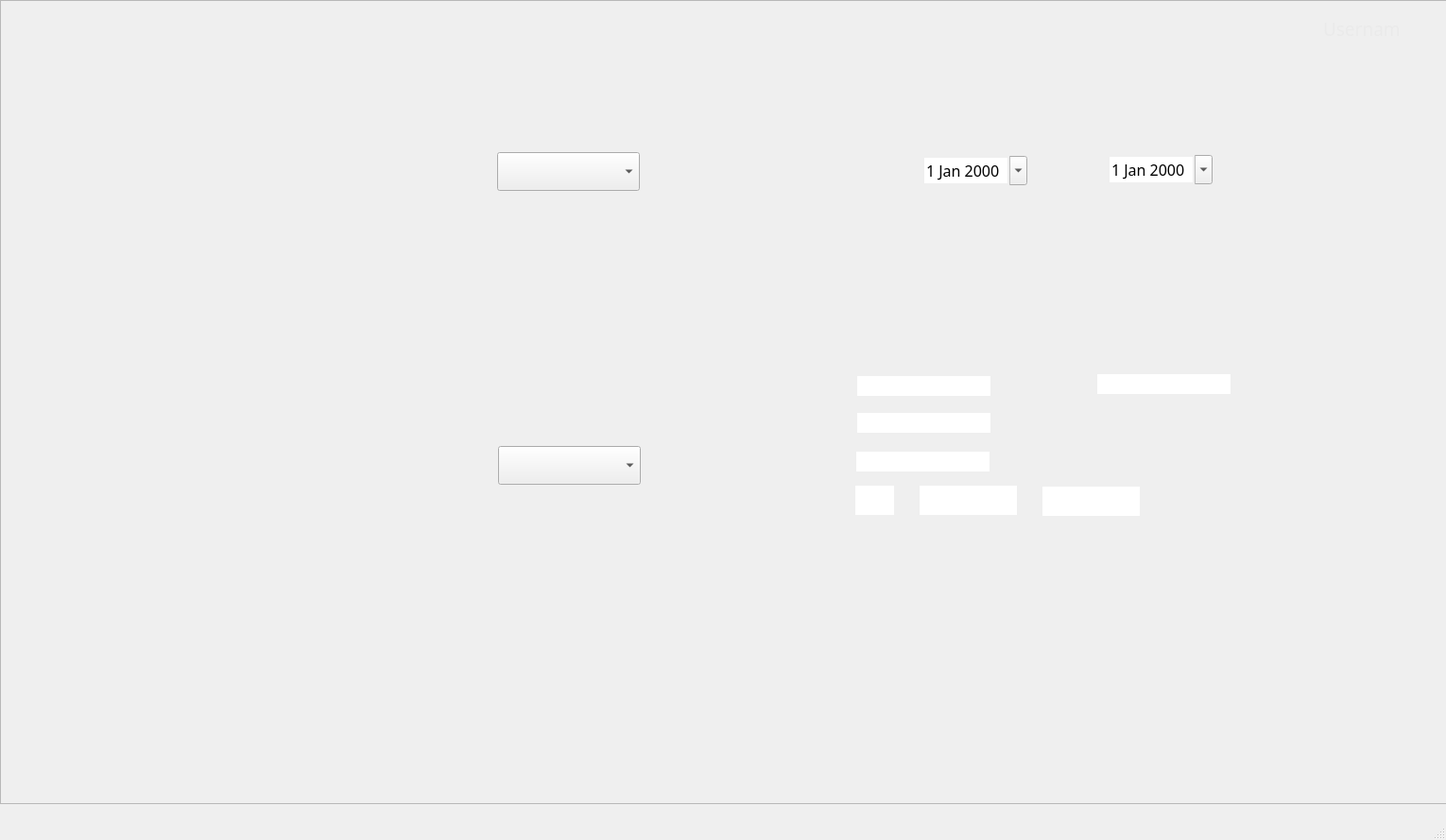
<?xml version="1.0" encoding="UTF-8"?>
<ui version="4.0">
 <class>AuditLogs</class>
 <widget class="QMainWindow" name="AuditLogs">
  <property name="geometry">
   <rect>
    <x>0</x>
    <y>0</y>
    <width>1530</width>
    <height>889</height>
   </rect>
  </property>
  <property name="windowTitle">
   <string>AuditLogs</string>
  </property>
  <widget class="QWidget" name="centralwidget">
   <widget class="QFrame" name="frame">
    <property name="geometry">
     <rect>
      <x>0</x>
      <y>0</y>
      <width>1531</width>
      <height>851</height>
     </rect>
    </property>
    <property name="frameShape">
     <enum>QFrame::StyledPanel</enum>
    </property>
    <property name="frameShadow">
     <enum>QFrame::Raised</enum>
    </property>
    <widget class="QLabel" name="BackgroundLabel">
     <property name="geometry">
      <rect>
       <x>0</x>
       <y>0</y>
       <width>1531</width>
       <height>851</height>
      </rect>
     </property>
     <property name="text">
      <string/>
     </property>
     <property name="pixmap">
      <pixmap>Images/AuditLogs.png</pixmap>
     </property>
     <property name="scaledContents">
      <bool>true</bool>
     </property>
    </widget>
    <widget class="QPushButton" name="DataButton">
     <property name="geometry">
      <rect>
       <x>0</x>
       <y>120</y>
       <width>241</width>
       <height>51</height>
      </rect>
     </property>
     <property name="text">
      <string/>
     </property>
     <property name="flat">
      <bool>true</bool>
     </property>
    </widget>
    <widget class="QPushButton" name="RecordsButton">
     <property name="geometry">
      <rect>
       <x>0</x>
       <y>400</y>
       <width>241</width>
       <height>51</height>
      </rect>
     </property>
     <property name="text">
      <string/>
     </property>
     <property name="flat">
      <bool>true</bool>
     </property>
    </widget>
    <widget class="QPushButton" name="StatisticsButton">
     <property name="geometry">
      <rect>
       <x>0</x>
       <y>460</y>
       <width>241</width>
       <height>51</height>
      </rect>
     </property>
     <property name="text">
      <string/>
     </property>
     <property name="flat">
      <bool>true</bool>
     </property>
    </widget>
    <widget class="QPushButton" name="LogOutButton">
     <property name="geometry">
      <rect>
       <x>0</x>
       <y>790</y>
       <width>241</width>
       <height>51</height>
      </rect>
     </property>
     <property name="text">
      <string/>
     </property>
     <property name="flat">
      <bool>true</bool>
     </property>
    </widget>
    <widget class="QLabel" name="UsernameLabel">
     <property name="geometry">
      <rect>
       <x>1400</x>
       <y>20</y>
       <width>81</width>
       <height>21</height>
      </rect>
     </property>
     <property name="font">
      <font>
       <family>Source Sans Pro</family>
       <pointsize>14</pointsize>
      </font>
     </property>
     <property name="cursor">
      <cursorShape>BlankCursor</cursorShape>
     </property>
     <property name="autoFillBackground">
      <bool>false</bool>
     </property>
     <property name="styleSheet">
      <string notr="true">color: rgb(234, 234, 234);</string>
     </property>
     <property name="text">
      <string>Username</string>
     </property>
    </widget>
    <widget class="QPushButton" name="HomeButton">
     <property name="geometry">
      <rect>
       <x>0</x>
       <y>60</y>
       <width>241</width>
       <height>51</height>
      </rect>
     </property>
     <property name="text">
      <string/>
     </property>
     <property name="flat">
      <bool>true</bool>
     </property>
    </widget>
    <widget class="QPushButton" name="AuditLogButton">
     <property name="geometry">
      <rect>
       <x>0</x>
       <y>290</y>
       <width>241</width>
       <height>51</height>
      </rect>
     </property>
     <property name="text">
      <string/>
     </property>
     <property name="flat">
      <bool>true</bool>
     </property>
    </widget>
    <widget class="QPushButton" name="CatalogButton">
     <property name="geometry">
      <rect>
       <x>0</x>
       <y>340</y>
       <width>241</width>
       <height>51</height>
      </rect>
     </property>
     <property name="text">
      <string/>
     </property>
     <property name="flat">
      <bool>true</bool>
     </property>
    </widget>
    <widget class="QPushButton" name="LastModDataButton">
     <property name="geometry">
      <rect>
       <x>539</x>
       <y>382</y>
       <width>127</width>
       <height>33</height>
      </rect>
     </property>
     <property name="text">
      <string/>
     </property>
     <property name="flat">
      <bool>true</bool>
     </property>
    </widget>
    <widget class="QPushButton" name="UserBanButton">
     <property name="geometry">
      <rect>
       <x>0</x>
       <y>170</y>
       <width>241</width>
       <height>51</height>
      </rect>
     </property>
     <property name="text">
      <string/>
     </property>
     <property name="flat">
      <bool>true</bool>
     </property>
    </widget>
    <widget class="QPushButton" name="PersonRegisterbutton">
     <property name="geometry">
      <rect>
       <x>0</x>
       <y>230</y>
       <width>241</width>
       <height>51</height>
      </rect>
     </property>
     <property name="text">
      <string/>
     </property>
     <property name="flat">
      <bool>true</bool>
     </property>
    </widget>
    <widget class="QComboBox" name="LastModDataTableSelect">
     <property name="geometry">
      <rect>
       <x>526</x>
       <y>161</y>
       <width>151</width>
       <height>41</height>
      </rect>
     </property>
     <property name="font">
      <font>
       <family>Source Sans Pro</family>
       <pointsize>12</pointsize>
      </font>
     </property>
    </widget>
    <widget class="QComboBox" name="PassChangeUserSelect">
     <property name="geometry">
      <rect>
       <x>527</x>
       <y>472</y>
       <width>151</width>
       <height>41</height>
      </rect>
     </property>
     <property name="font">
      <font>
       <family>Source Sans Pro</family>
       <pointsize>12</pointsize>
      </font>
     </property>
    </widget>
    <widget class="QDateEdit" name="InitialDateUserPass">
     <property name="geometry">
      <rect>
       <x>976</x>
       <y>165</y>
       <width>111</width>
       <height>31</height>
      </rect>
     </property>
     <property name="font">
      <font>
       <family>Source Sans Pro</family>
       <pointsize>12</pointsize>
      </font>
     </property>
     <property name="acceptDrops">
      <bool>false</bool>
     </property>
     <property name="autoFillBackground">
      <bool>false</bool>
     </property>
     <property name="wrapping">
      <bool>false</bool>
     </property>
     <property name="frame">
      <bool>false</bool>
     </property>
     <property name="buttonSymbols">
      <enum>QAbstractSpinBox::UpDownArrows</enum>
     </property>
     <property name="showGroupSeparator" stdset="0">
      <bool>false</bool>
     </property>
     <property name="calendarPopup">
      <bool>true</bool>
     </property>
    </widget>
    <widget class="QDateEdit" name="FinalDateUserPass">
     <property name="geometry">
      <rect>
       <x>1172</x>
       <y>164</y>
       <width>111</width>
       <height>31</height>
      </rect>
     </property>
     <property name="font">
      <font>
       <family>Source Sans Pro</family>
       <pointsize>12</pointsize>
      </font>
     </property>
     <property name="acceptDrops">
      <bool>false</bool>
     </property>
     <property name="autoFillBackground">
      <bool>false</bool>
     </property>
     <property name="wrapping">
      <bool>false</bool>
     </property>
     <property name="frame">
      <bool>false</bool>
     </property>
     <property name="buttonSymbols">
      <enum>QAbstractSpinBox::UpDownArrows</enum>
     </property>
     <property name="showGroupSeparator" stdset="0">
      <bool>false</bool>
     </property>
     <property name="calendarPopup">
      <bool>true</bool>
     </property>
    </widget>
    <widget class="QLabel" name="LastModDataDisplay">
     <property name="geometry">
      <rect>
       <x>420</x>
       <y>220</y>
       <width>381</width>
       <height>121</height>
      </rect>
     </property>
     <property name="font">
      <font>
       <family>Source Sans Pro</family>
       <pointsize>12</pointsize>
      </font>
     </property>
     <property name="text">
      <string/>
     </property>
     <property name="alignment">
      <set>Qt::AlignLeading|Qt::AlignLeft|Qt::AlignTop</set>
     </property>
    </widget>
    <widget class="QLabel" name="UserPassChangeDisplay">
     <property name="geometry">
      <rect>
       <x>420</x>
       <y>530</y>
       <width>381</width>
       <height>121</height>
      </rect>
     </property>
     <property name="font">
      <font>
       <family>Source Sans Pro</family>
       <pointsize>12</pointsize>
      </font>
     </property>
     <property name="text">
      <string/>
     </property>
     <property name="alignment">
      <set>Qt::AlignLeading|Qt::AlignLeft|Qt::AlignTop</set>
     </property>
    </widget>
    <widget class="QLabel" name="UserPassByDateDisplay">
     <property name="geometry">
      <rect>
       <x>905</x>
       <y>220</y>
       <width>381</width>
       <height>77</height>
      </rect>
     </property>
     <property name="font">
      <font>
       <family>Source Sans Pro</family>
       <pointsize>12</pointsize>
      </font>
     </property>
     <property name="text">
      <string/>
     </property>
     <property name="alignment">
      <set>Qt::AlignLeading|Qt::AlignLeft|Qt::AlignTop</set>
     </property>
    </widget>
    <widget class="QPushButton" name="PassChangeButton">
     <property name="geometry">
      <rect>
       <x>539</x>
       <y>694</y>
       <width>127</width>
       <height>33</height>
      </rect>
     </property>
     <property name="text">
      <string/>
     </property>
     <property name="flat">
      <bool>true</bool>
     </property>
    </widget>
    <widget class="QPushButton" name="UserModByDateButton">
     <property name="geometry">
      <rect>
       <x>1029</x>
       <y>315</y>
       <width>127</width>
       <height>33</height>
      </rect>
     </property>
     <property name="text">
      <string/>
     </property>
     <property name="flat">
      <bool>true</bool>
     </property>
    </widget>
    <widget class="QLineEdit" name="SecondSpaceID">
     <property name="enabled">
      <bool>true</bool>
     </property>
     <property name="geometry">
      <rect>
       <x>973</x>
       <y>514</y>
       <width>103</width>
       <height>31</height>
      </rect>
     </property>
     <property name="font">
      <font>
       <family>Source Sans Pro</family>
       <pointsize>12</pointsize>
      </font>
     </property>
     <property name="cursor">
      <cursorShape>IBeamCursor</cursorShape>
     </property>
     <property name="acceptDrops">
      <bool>true</bool>
     </property>
     <property name="autoFillBackground">
      <bool>false</bool>
     </property>
     <property name="frame">
      <bool>false</bool>
     </property>
     <property name="clearButtonEnabled">
      <bool>false</bool>
     </property>
    </widget>
    <widget class="QLineEdit" name="ThirdSpaceID">
     <property name="enabled">
      <bool>true</bool>
     </property>
     <property name="geometry">
      <rect>
       <x>1103</x>
       <y>515</y>
       <width>103</width>
       <height>31</height>
      </rect>
     </property>
     <property name="font">
      <font>
       <family>Source Sans Pro</family>
       <pointsize>12</pointsize>
      </font>
     </property>
     <property name="cursor">
      <cursorShape>IBeamCursor</cursorShape>
     </property>
     <property name="acceptDrops">
      <bool>true</bool>
     </property>
     <property name="autoFillBackground">
      <bool>false</bool>
     </property>
     <property name="frame">
      <bool>false</bool>
     </property>
     <property name="clearButtonEnabled">
      <bool>false</bool>
     </property>
    </widget>
    <widget class="QLineEdit" name="FirstSpaceID">
     <property name="enabled">
      <bool>true</bool>
     </property>
     <property name="geometry">
      <rect>
       <x>905</x>
       <y>514</y>
       <width>41</width>
       <height>31</height>
      </rect>
     </property>
     <property name="font">
      <font>
       <family>Source Sans Pro</family>
       <pointsize>12</pointsize>
      </font>
     </property>
     <property name="cursor">
      <cursorShape>IBeamCursor</cursorShape>
     </property>
     <property name="acceptDrops">
      <bool>true</bool>
     </property>
     <property name="autoFillBackground">
      <bool>false</bool>
     </property>
     <property name="frame">
      <bool>false</bool>
     </property>
     <property name="clearButtonEnabled">
      <bool>false</bool>
     </property>
    </widget>
    <widget class="QPushButton" name="UserUnmodPassButton">
     <property name="geometry">
      <rect>
       <x>1031</x>
       <y>719</y>
       <width>127</width>
       <height>33</height>
      </rect>
     </property>
     <property name="text">
      <string/>
     </property>
     <property name="flat">
      <bool>true</bool>
     </property>
    </widget>
    <widget class="QLabel" name="UserUnmodPassDisplay">
     <property name="geometry">
      <rect>
       <x>910</x>
       <y>570</y>
       <width>391</width>
       <height>121</height>
      </rect>
     </property>
     <property name="font">
      <font>
       <family>Source Sans Pro</family>
       <pointsize>12</pointsize>
      </font>
     </property>
     <property name="text">
      <string/>
     </property>
     <property name="alignment">
      <set>Qt::AlignLeading|Qt::AlignLeft|Qt::AlignTop</set>
     </property>
    </widget>
    <widget class="QLineEdit" name="NameInput">
     <property name="enabled">
      <bool>true</bool>
     </property>
     <property name="geometry">
      <rect>
       <x>907</x>
       <y>398</y>
       <width>141</width>
       <height>21</height>
      </rect>
     </property>
     <property name="font">
      <font>
       <family>Source Sans Pro</family>
       <pointsize>12</pointsize>
      </font>
     </property>
     <property name="cursor">
      <cursorShape>IBeamCursor</cursorShape>
     </property>
     <property name="acceptDrops">
      <bool>true</bool>
     </property>
     <property name="autoFillBackground">
      <bool>false</bool>
     </property>
     <property name="frame">
      <bool>false</bool>
     </property>
     <property name="clearButtonEnabled">
      <bool>false</bool>
     </property>
    </widget>
    <widget class="QLineEdit" name="FirstLastNameInput">
     <property name="enabled">
      <bool>true</bool>
     </property>
     <property name="geometry">
      <rect>
       <x>907</x>
       <y>437</y>
       <width>141</width>
       <height>21</height>
      </rect>
     </property>
     <property name="font">
      <font>
       <family>Source Sans Pro</family>
       <pointsize>12</pointsize>
      </font>
     </property>
     <property name="cursor">
      <cursorShape>IBeamCursor</cursorShape>
     </property>
     <property name="acceptDrops">
      <bool>true</bool>
     </property>
     <property name="autoFillBackground">
      <bool>false</bool>
     </property>
     <property name="frame">
      <bool>false</bool>
     </property>
     <property name="clearButtonEnabled">
      <bool>false</bool>
     </property>
    </widget>
    <widget class="QLineEdit" name="SecondLastNameInput">
     <property name="enabled">
      <bool>true</bool>
     </property>
     <property name="geometry">
      <rect>
       <x>906</x>
       <y>478</y>
       <width>141</width>
       <height>21</height>
      </rect>
     </property>
     <property name="font">
      <font>
       <family>Source Sans Pro</family>
       <pointsize>12</pointsize>
      </font>
     </property>
     <property name="cursor">
      <cursorShape>IBeamCursor</cursorShape>
     </property>
     <property name="acceptDrops">
      <bool>true</bool>
     </property>
     <property name="autoFillBackground">
      <bool>false</bool>
     </property>
     <property name="frame">
      <bool>false</bool>
     </property>
     <property name="clearButtonEnabled">
      <bool>false</bool>
     </property>
    </widget>
    <widget class="QLineEdit" name="UsernameInput">
     <property name="enabled">
      <bool>true</bool>
     </property>
     <property name="geometry">
      <rect>
       <x>1161</x>
       <y>396</y>
       <width>141</width>
       <height>21</height>
      </rect>
     </property>
     <property name="font">
      <font>
       <family>Source Sans Pro</family>
       <pointsize>12</pointsize>
      </font>
     </property>
     <property name="cursor">
      <cursorShape>IBeamCursor</cursorShape>
     </property>
     <property name="acceptDrops">
      <bool>true</bool>
     </property>
     <property name="autoFillBackground">
      <bool>false</bool>
     </property>
     <property name="frame">
      <bool>false</bool>
     </property>
     <property name="clearButtonEnabled">
      <bool>false</bool>
     </property>
    </widget>
   </widget>
  </widget>
  <widget class="QMenuBar" name="menubar">
   <property name="geometry">
    <rect>
     <x>0</x>
     <y>0</y>
     <width>1530</width>
     <height>21</height>
    </rect>
   </property>
  </widget>
  <widget class="QStatusBar" name="statusbar"/>
 </widget>
 <resources/>
 <connections/>
</ui>
